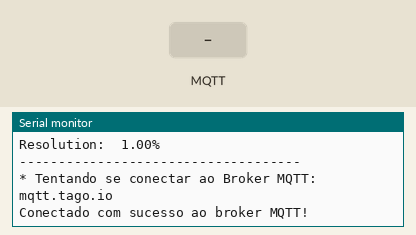
The sketch below on a simulated ESP32. Shown: the last lines printed to the serial monitor. Inputs (shaded band) come from the test bench. WiFi joins after 1.5 s; servers stay silent unless stated; no MQTT or app messages arrive unless stated.

Above: at 2.7 s.
2.8 s: MQTT message "on" arrives on the first subscribed topic
At 3.5 s:
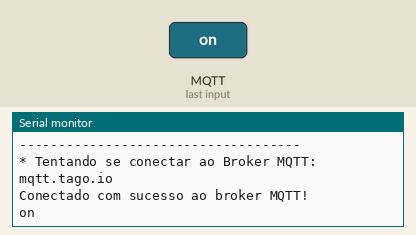
4.3 s: MQTT message "off" arrives on the first subscribed topic
At 5.8 s:
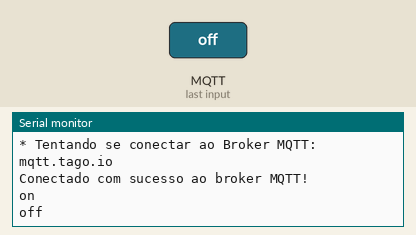

Measured:
- after the input at 2.8 s, the serial monitor: prints a new line at once (image 1)
- after the input at 4.3 s, the serial monitor: prints a new line at once (image 2)

The sketch:

WiFiClient_esp32.ino
```cpp
//#include <ESP8266WiFi.h> // Importa a Biblioteca ESP8266WiFi
#include <PubSubClient.h> // Importa a Biblioteca PubSubClient
#include <WiFi.h>
#include <Adafruit_Sensor.h>
#include <DHT.h>
#include <DHT_U.h>


//defines:
//defines de id mqtt e tópicos para publicação e subscribe
#define TOPICO_SUBSCRIBE "data/receive"     //tópico MQTT de escuta
#define TOPICO_PUBLISH   "data/post"    //tópico MQTT de envio de informações para Broker

#define ID_MQTT  "1"     //id mqtt (para identificação de sessão)
#define ID_USER  "MQTTGardenController"
#define ID_SENHA  "ce91b9e8-c99b-4527-b32e-993e9ddd0181"

#define DHTPIN 23     // Digital pin connected to the DHT sensor
// Feather HUZZAH ESP8266 note: use pins 3, 4, 5, 12, 13 or 14 --
// Pin 15 can work but DHT must be disconnected during program upload.

// Uncomment the type of sensor in use:
#define DHTTYPE    DHT11     // DHT 11
//#define DHTTYPE    DHT22     // DHT 22 (AM2302)
//#define DHTTYPE    DHT21     // DHT 21 (AM2301)

DHT_Unified dht(DHTPIN, DHTTYPE);

// WIFI
const char* ssid = "CLARO_2G1DD51B"; // SSID / nome da rede WI-FI que deseja se conectar
const char* PASSWORD = "381DD51B"; // Senha da rede WI-FI que deseja se conectar
//const char* ssid = "moto g(7) 9225"; // SSID / nome da rede WI-FI que deseja se conectar
//const char* PASSWORD = "1234qwer"; // Senha da rede WI-FI que deseja se conectar

// MQTT
const char* BROKER_MQTT = "mqtt.tago.io"; //URL do broker MQTT que se deseja utilizar
int BROKER_PORT = 1883; // Porta do Broker MQTT

String Vteste = "";

char caractere;
int i;

unsigned long lastConnectionTime = 0;            // Ultimo instante que a comunicação foi feita
const unsigned long postingInterval = 60000; // Intervalo entre as comunicações, em milisegundos

//Variáveis e objetos globais
WiFiClient espClient; // Cria o objeto espClient
PubSubClient MQTT(espClient); // Instancia o Cliente MQTT passando o objeto espClient

//Prototypes
void initSerial();
void initWiFi();
void initMQTT();
void initDHT();
String getTEMP();
String getUMID();
void reconectWiFi();
void mqtt_callback(char* topic, byte* payload, unsigned int length);
void VerificaConexoesWiFIEMQTT(void);

/*
 *  Implementações das funções
 */
void setup()
{
    //inicializações:
    initSerial();
    initWiFi();
    initMQTT();
    initDHT();
}

//Função: inicializa comunicação serial com baudrate 115200 (para fins de monitorar no terminal serial
//        o que está acontecendo.
//Parâmetros: nenhum
//Retorno: nenhum
void initSerial()
{
    Serial.begin(115200);
}

//Função: inicializa e conecta-se na rede WI-FI desejada
//Parâmetros: nenhum
//Retorno: nenhum
void initWiFi()
{
    delay(10);
    Serial.println("------Conexao WI-FI------");
    Serial.print("Conectando-se na rede: ");
    Serial.println(ssid);
    Serial.println("Aguarde");

    reconectWiFi();
}

//Função: inicializa parâmetros de conexão MQTT(endereço do
//        broker, porta e seta função de callback)
//Parâmetros: nenhum
//Retorno: nenhum
void initMQTT()
{
    MQTT.setServer(BROKER_MQTT, BROKER_PORT);   //informa qual broker e porta deve ser conectado
    MQTT.setCallback(mqtt_callback);            //atribui função de callback (função chamada quando qualquer informação de um dos tópicos subescritos chega)
}

//Função: inicializa DHT11 para monitoramento de temperatura e umidade
//Parâmetros: nenhum
//Retorno: nenhum
void initDHT()
{
    dht.begin();
    sensor_t sensor;
    dht.temperature().getSensor(&sensor);
    Serial.println(F("------------------------------------"));
    Serial.println(F("Temperature Sensor"));
    Serial.print  (F("Sensor Type: ")); Serial.println(sensor.name);
    Serial.print  (F("Driver Ver:  ")); Serial.println(sensor.version);
    Serial.print  (F("Unique ID:   ")); Serial.println(sensor.sensor_id);
    Serial.print  (F("Max Value:   ")); Serial.print(sensor.max_value); Serial.println(F("°C"));
    Serial.print  (F("Min Value:   ")); Serial.print(sensor.min_value); Serial.println(F("°C"));
    Serial.print  (F("Resolution:  ")); Serial.print(sensor.resolution); Serial.println(F("°C"));
    Serial.println(F("------------------------------------"));
    // Print humidity sensor details.
    dht.humidity().getSensor(&sensor);
    Serial.println(F("Humidity Sensor"));
    Serial.print  (F("Sensor Type: ")); Serial.println(sensor.name);
    Serial.print  (F("Driver Ver:  ")); Serial.println(sensor.version);
    Serial.print  (F("Unique ID:   ")); Serial.println(sensor.sensor_id);
    Serial.print  (F("Max Value:   ")); Serial.print(sensor.max_value); Serial.println(F("%"));
    Serial.print  (F("Min Value:   ")); Serial.print(sensor.min_value); Serial.println(F("%"));
    Serial.print  (F("Resolution:  ")); Serial.print(sensor.resolution); Serial.println(F("%"));
    Serial.println(F("------------------------------------"));
}

//Função: puxa temperatura do DHT
//Parâmetros: nenhum
//Retorno: Temperatura - String
String getTEMP()
{
    // Get temperature event and print its value.
    sensors_event_t event;
    dht.temperature().getEvent(&event);
    if (isnan(event.temperature)) {
      Serial.println(F("Error reading temperature!"));
    }
    else {
      Serial.print(F("Temperature: "));
      Serial.print(event.temperature);
      Serial.println(F("°C"));
    }
    return String(event.temperature);
}

//Função: puxa temperatura do DHT
//Parâmetros: nenhum
//Retorno: Temperatura - String
String getUMID()
{
    // Get temperature event and print its value.
    sensors_event_t event;
    dht.humidity().getEvent(&event);
    if (isnan(event.relative_humidity)) {
      Serial.println(F("Error reading humidity!"));
    }
    else {
      Serial.print(F("Humidity: "));
      Serial.print(event.relative_humidity);
      Serial.println(F("%"));
    }
    return String(event.relative_humidity);
}

//Função: função de callback
//        esta função é chamada toda vez que uma informação de
//        um dos tópicos subescritos chega)
//Parâmetros: topic, payload e tamanho
//Retorno: nenhum
void mqtt_callback(char* topic, byte* payload, unsigned int length)
{
    String msg;

    //obtem a string do payload recebido
    for(int i = 0; i < length; i++)
    {
       char c = (char)payload[i];
       msg += c;
    }

    //Imprime mensagem recebida via MQTT
    Serial.println(msg);
}

//Função: reconecta-se ao broker MQTT (caso ainda não esteja conectado ou em caso de a conexão cair)
//        em caso de sucesso na conexão ou reconexão, o subscribe dos tópicos é refeito.
//Parâmetros: nenhum
//Retorno: nenhum
void reconnectMQTT()
{
    while (!MQTT.connected())
    {
        Serial.print("* Tentando se conectar ao Broker MQTT: ");
        Serial.println(BROKER_MQTT);
        if (MQTT.connect(ID_MQTT, ID_USER, ID_SENHA))
        {
            Serial.println("Conectado com sucesso ao broker MQTT!");
            MQTT.subscribe(TOPICO_SUBSCRIBE);
        }
        else
        {
            Serial.println("Falha ao reconectar no broker.");
            Serial.println("Havera nova tentatica de conexao em 2s");
            delay(2000);
        }
    }
}

//Função: reconecta-se ao WiFi
//Parâmetros: nenhum
//Retorno: nenhum
void reconectWiFi()
{
    //se já está conectado a rede WI-FI, nada é feito.
    //Caso contrário, são efetuadas tentativas de conexão
    if (WiFi.status() == WL_CONNECTED)
        return;

    WiFi.begin(ssid, PASSWORD); // Conecta na rede WI-FI

    while (WiFi.status() != WL_CONNECTED)
    {
        delay(100);
        Serial.print(".");
    }

    Serial.println();
    Serial.print("Conectado com sucesso na rede ");
    Serial.print(ssid);
    Serial.println("IP obtido: ");
    Serial.println(WiFi.localIP());
}

//Função: verifica o estado das conexões WiFI e ao broker MQTT.
//        Em caso de desconexão (qualquer uma das duas), a conexão
//        é refeita.
//Parâmetros: nenhum
//Retorno: nenhum
void VerificaConexoesWiFIEMQTT(void)
{
    if (!MQTT.connected())
        reconnectMQTT(); //se não há conexão com o Broker, a conexão é refeita

     reconectWiFi(); //se não há conexão com o WiFI, a conexão é refeita
}

//Função: envia ao Broker o estado atual do output
//Parâmetros: variavel, valor e unidade
//Retorno: nenhum
void EnviaMQTT(String var, String val, String uni)
{
    //String PostData1 = String("{\n\t\t\"variable\": \"") + String(var) + String("\", \n\t\t\"unit\"    : \"") + String(uni) + String("\", \n\t\t\"value\"   : ") + String(val)+ String("\n}");
    String PostData1 = String("{\n\t\t\"variable\": \"") + String(var) + String("\", \n\t\t\"unit\" : \"") + String(uni) + String("\", \n\t\t\"value\" : ") + String(val)+ String("\n}");
    char vet[100];
    PostData1.toCharArray(vet,100);
    Serial.println(vet);

    if (MQTT.connect(ID_MQTT, ID_USER, ID_SENHA))
    {
      Serial.println("Conectado com sucesso ao broker MQTT!");
      MQTT.publish(TOPICO_PUBLISH, vet);
    }
    else
    {
      Serial.println("Falha ao reconectar no broker.");
      Serial.println("Havera nova tentatica de conexao em 2s");
      delay(2000);
    }

}

//programa principal
void loop()
{
    //garante funcionamento das conexões WiFi e ao broker MQTT
    VerificaConexoesWiFIEMQTT();

    /*if(Serial.available()>0){
      Vteste = "";

      while(Serial.available() > 0) {
        // Lê byte da serial
        caractere = Serial.read();
        Vteste.concat(caractere);
        // Aguarda buffer serial ler próximo caractere
        delay(10);
      }

      Serial.println(Vteste);

    }*/


    if (millis() - lastConnectionTime > postingInterval) {
        sensors_event_t event;

        EnviaMQTT("Umidade",getUMID()," %");
        EnviaMQTT("Temperatura",getTEMP()," °C");

        lastConnectionTime = millis();
    }
    //keep-alive da comunicação com broker MQTT
    MQTT.loop();
}
```
